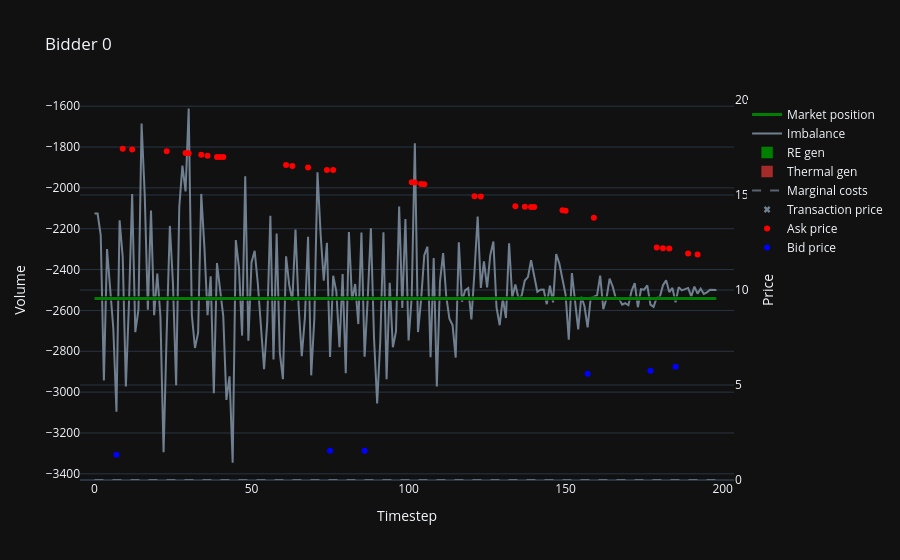
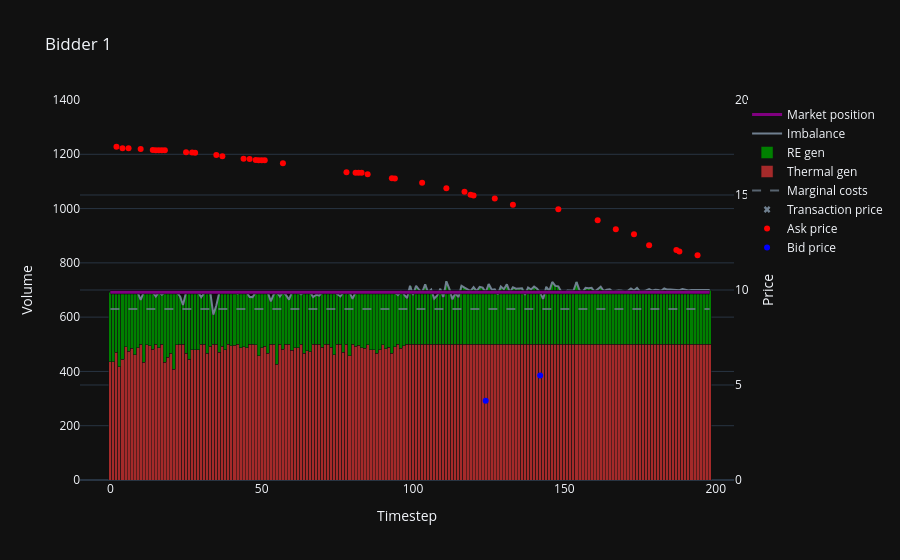
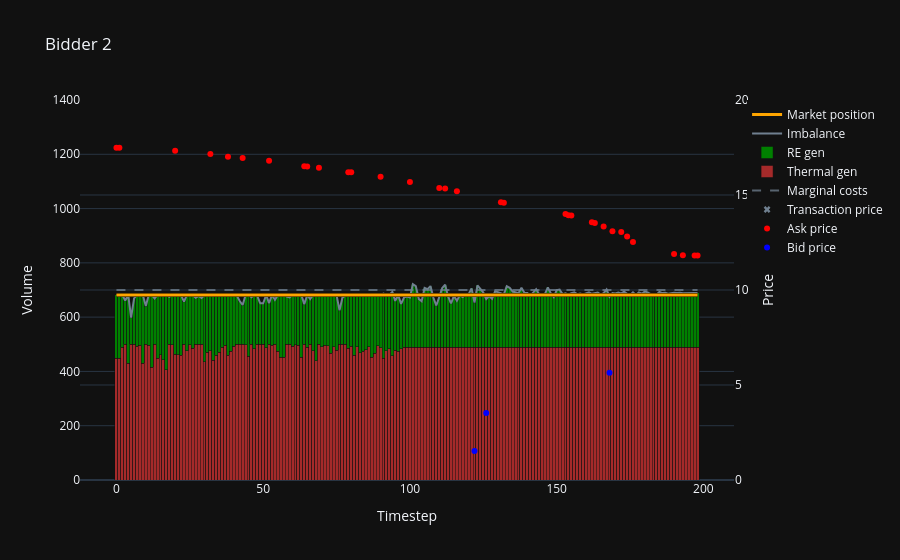
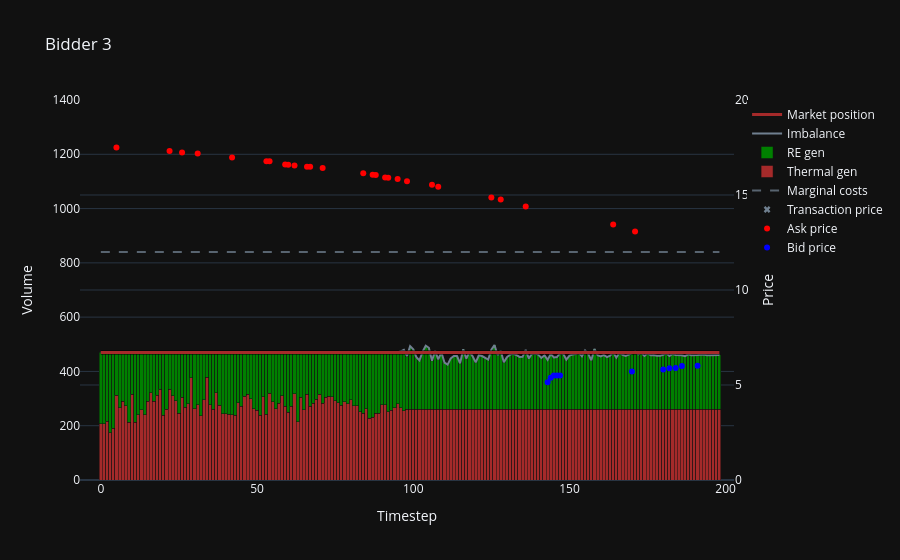

These figures' notebook cell, in order:
### Code cell
### Imbalance vs Production

for bidder in range(n):
    fig = go.Figure()

    # Add marker for 'bid price'
    fig.add_trace(go.Scatter(
        x=df_bid_logs.loc[(df_bid_logs['bidder'] == bidder) & (df_bid_logs['match_flag'] == 'bid')].index,
        y=df_bid_logs.loc[(df_bid_logs['bidder'] == bidder) & (df_bid_logs['match_flag'] == 'bid'), 'price'],
        mode='markers',
        name=f'Bid price',
        line=dict(width=2, color=bid_color),  # Adjust line width if necessary
        yaxis='y'
    ))

    # Add marker for 'ask price'
    fig.add_trace(go.Scatter(
        x=df_bid_logs.loc[(df_bid_logs['bidder'] == bidder) & (df_bid_logs['match_flag'] == 'ask')].index,
        y=df_bid_logs.loc[(df_bid_logs['bidder'] == bidder) & (df_bid_logs['match_flag'] == 'ask'), 'price'],
        mode='markers',
        name=f'Ask price',
        line=dict(width=2, color=ask_color),  # Adjust line width if necessary
        yaxis='y'
    ))

    # Add marker for 'transaction price'
    fig.add_trace(go.Scatter(
        x=df_bid_logs.loc[df_bid_logs['bidder'] == bidder].index,
        y=df_bid_logs.loc[df_bid_logs['bidder'] == bidder, 'transaction_price'],
        mode='markers',
        name=f'Transaction price',
        line=dict(width=2, color=match_color),
        marker=dict(symbol='x'), 
        yaxis='y'
    ))
    
    # Add line for 'Marginal costs'
    fig.add_trace(go.Scatter(
        x=df_bid_logs.index,
        y=[true_costs[bidder]] * len(df_bid_logs),
        mode='lines',
        name='Marginal costs',
        yaxis='y',
        opacity=0.75,
        line=dict(width=2, color=match_color, dash='dash')  # Adjust line width if necessary
    ))
    
    # Add bar for 'Thermal prod'
    fig.add_trace(go.Bar(
        x=df_x_th_gen[f'bidder_{bidder}'].index,
        y=df_x_th_gen[f'bidder_{bidder}'],
        name='Thermal gen',
        width=1,
        yaxis='y2',
        marker=dict(color='brown'),
    ))
    
    # Add bar for 'RE prod'
    fig.add_trace(go.Bar(
        x=df_x_re_gen[f'bidder_{bidder}'].index,
        y=df_x_re_gen[f'bidder_{bidder}'],
        name='RE gen',
        width=1,
        yaxis='y2',
        marker=dict(color='green'),
    ))
    
    # Add line for 'Imbalance'
    fig.add_trace(go.Scatter(
        x=df_imbalances[f'bidder_{bidder}'].index,
        y=df_imbalances[f'bidder_{bidder}'] + df_market_positions[f'bidder_{bidder}'],
        mode='lines',
        name='Imbalance',
        yaxis='y2',
        line=dict(width=2, color=match_color)  # Adjust line width if necessary
    ))
    
    # Add outline for 'market position'
    fig.add_trace(go.Scatter(
        x=df_market_positions[f'bidder_{bidder}'].index,
        y=df_market_positions[f'bidder_{bidder}'],
        mode='lines',
        name=f'Market position outline',
        showlegend=False,
        line=dict(width=4, color='black'),  # Adjust line width if necessary
        yaxis='y2'
    ))

    # Add line for 'market position'
    fig.add_trace(go.Scatter(
        x=df_market_positions[f'bidder_{bidder}'].index,
        y=df_market_positions[f'bidder_{bidder}'],
        mode='lines',
        name=f'Market position',
        line=dict(width=3, color=bidder_colors[bidder]),  # Adjust line width if necessary
        yaxis='y2'
    ))
    
    demand_mean = -2500
    max_imbalance = df_imbalances[f'bidder_{bidder}'].abs().max()
    
    range_y = [0, max_price]
    range_y2 = [0, 1400] if bidder != 0 else [demand_mean - max_imbalance, demand_mean + max_imbalance]
    
    # Update layout
    fig.update_layout(
        title=f'Bidder {bidder}',
        xaxis_title='Timestep',
        barmode='stack',
        #width=800,
        #height=600,
        yaxis=dict(
            title='Price', 
            side='right',
            overlaying='y2',
            position=1,
            range=range_y,
            tickcolor='black',
        ),
        yaxis2=dict(
            title='Volume',
            #side='right',
            position=0,
            range=range_y2,
            ticks='',
            ),
    )
    
    # Show the plot
    fig.show()

### Figure 1 — Plotly figure (JSON) as saved in the notebook; plotly's stock layout.template omitted (floating-point values rounded to 4 significant figures; data arrays with more than 128 entries replaced by an {"elided": "..."} marker saying what was removed)
{"data": [{"line": {"color": "blue", "width": 2}, "mode": "markers", "name": "Bid price", "x": [7, 75, 86, 157, 177, 185], "y": [1.332, 1.542, 1.542, 5.597, 5.753, 5.957], "yaxis": "y", "type": "scatter"}, {"line": {"color": "red", "width": 2}, "mode": "markers", "name": "Ask price", "x": [9, 12, 23, 29, 30, 34, 36, 39, 40, 41, 61, 63, 68, 74, 76, 101, 102, 104, 105, 121, 123, 134, 137, 139, 140, 149, 150, 159, 179, 181, 183, 189, 192], "y": [17.43, 17.39, 17.3, 17.21, 17.2, 17.12, 17.07, 17.0, 17.0, 17.0, 16.59, 16.52, 16.45, 16.31, 16.31, 15.66, 15.66, 15.58, 15.57, 14.94, 14.92, 14.41, 14.38, 14.37, 14.37, 14.19, 14.17, 13.8, 12.24, 12.2, 12.18, 11.91, 11.87], "yaxis": "y", "type": "scatter"}, {"line": {"color": "slategrey", "width": 2}, "marker": {"symbol": "x"}, "mode": "markers", "name": "Transaction price", "x": [7, 9, 12, 23, 29, 30, 34, 36, 39, 40, 41, 61, 63, 68, 74, 75, 76, 86, 101, 102, 104, 105, 121, 123, 134, 137, 139, 140, 149, 150, 157, 159, 177, 179, 181, 183, 185, 189, 192], "y": [null, null, null, null, null, null, null, null, null, null, null, null, null, null, null, null, null, null, null, null, null, null, null, null, null, null, null, null, null, null, null, null, null, null, null, null, null, null, null], "yaxis": "y", "type": "scatter"}, {"line": {"color": "slategrey", "dash": "dash", "width": 2}, "mode": "lines", "name": "Marginal costs", "opacity": 0.75, "x": {"elided": "199 int values"}, "y": {"elided": "199 int values"}, "yaxis": "y", "type": "scatter"}, {"marker": {"color": "brown"}, "name": "Thermal gen", "width": 1, "x": {"elided": "199 int values"}, "y": {"elided": "199 float values"}, "yaxis": "y2", "type": "bar"}, {"marker": {"color": "green"}, "name": "RE gen", "width": 1, "x": {"elided": "199 int values"}, "y": {"elided": "199 float values"}, "yaxis": "y2", "type": "bar"}, {"line": {"color": "slategrey", "width": 2}, "mode": "lines", "name": "Imbalance", "x": {"elided": "199 int values"}, "y": {"elided": "199 float values"}, "yaxis": "y2", "type": "scatter"}, {"line": {"color": "black", "width": 4}, "mode": "lines", "name": "Market position outline", "showlegend": false, "x": {"elided": "199 int values"}, "y": {"elided": "199 float values"}, "yaxis": "y2", "type": "scatter"}, {"line": {"color": "green", "width": 3}, "mode": "lines", "name": "Market position", "x": {"elided": "199 int values"}, "y": {"elided": "199 float values"}, "yaxis": "y2", "type": "scatter"}], "layout": {"yaxis": {"title": {"text": "Price"}, "side": "right", "overlaying": "y2", "position": 1, "range": [0, 20], "tickcolor": "black"}, "yaxis2": {"title": {"text": "Volume"}, "position": 0, "range": [-3430.0, -1570.0], "ticks": ""}, "title": {"text": "Bidder 0"}, "xaxis": {"title": {"text": "Timestep"}}, "barmode": "stack"}}

### Figure 2 — Plotly figure (JSON) as saved in the notebook; plotly's stock layout.template omitted (floating-point values rounded to 4 significant figures; data arrays with more than 128 entries replaced by an {"elided": "..."} marker saying what was removed)
{"data": [{"line": {"color": "blue", "width": 2}, "mode": "markers", "name": "Bid price", "x": [124, 142], "y": [4.175, 5.5], "yaxis": "y", "type": "scatter"}, {"line": {"color": "red", "width": 2}, "mode": "markers", "name": "Ask price", "x": [2, 4, 6, 10, 14, 15, 16, 17, 18, 25, 27, 28, 35, 37, 44, 46, 48, 49, 50, 51, 57, 78, 81, 82, 83, 85, 93, 94, 103, 111, 117, 119, 120, 127, 133, 148, 161, 167, 173, 178, 187, 188, 194], "y": [17.54, 17.47, 17.46, 17.42, 17.37, 17.36, 17.35, 17.35, 17.35, 17.24, 17.23, 17.23, 17.1, 17.04, 16.91, 16.89, 16.84, 16.83, 16.83, 16.82, 16.68, 16.19, 16.17, 16.17, 16.17, 16.09, 15.88, 15.87, 15.64, 15.35, 15.17, 15.01, 14.98, 14.82, 14.49, 14.25, 13.67, 13.2, 12.93, 12.36, 12.11, 12.03, 11.82], "yaxis": "y", "type": "scatter"}, {"line": {"color": "slategrey", "width": 2}, "marker": {"symbol": "x"}, "mode": "markers", "name": "Transaction price", "x": [2, 4, 6, 10, 14, 15, 16, 17, 18, 25, 27, 28, 35, 37, 44, 46, 48, 49, 50, 51, 57, 78, 81, 82, 83, 85, 93, 94, 103, 111, 117, 119, 120, 124, 127, 133, 142, 148, 161, 167, 173, 178, 187, 188, 194], "y": [null, null, null, null, null, null, null, null, null, null, null, null, null, null, null, null, null, null, null, null, null, null, null, null, null, null, null, null, null, null, null, null, null, null, null, null, null, null, null, null, null, null, null, null, null], "yaxis": "y", "type": "scatter"}, {"line": {"color": "slategrey", "dash": "dash", "width": 2}, "mode": "lines", "name": "Marginal costs", "opacity": 0.75, "x": {"elided": "199 int values"}, "y": {"elided": "199 int values"}, "yaxis": "y", "type": "scatter"}, {"marker": {"color": "brown"}, "name": "Thermal gen", "width": 1, "x": {"elided": "199 int values"}, "y": {"elided": "199 float values"}, "yaxis": "y2", "type": "bar"}, {"marker": {"color": "green"}, "name": "RE gen", "width": 1, "x": {"elided": "199 int values"}, "y": {"elided": "199 float values"}, "yaxis": "y2", "type": "bar"}, {"line": {"color": "slategrey", "width": 2}, "mode": "lines", "name": "Imbalance", "x": {"elided": "199 int values"}, "y": {"elided": "199 float values"}, "yaxis": "y2", "type": "scatter"}, {"line": {"color": "black", "width": 4}, "mode": "lines", "name": "Market position outline", "showlegend": false, "x": {"elided": "199 int values"}, "y": {"elided": "199 float values"}, "yaxis": "y2", "type": "scatter"}, {"line": {"color": "purple", "width": 3}, "mode": "lines", "name": "Market position", "x": {"elided": "199 int values"}, "y": {"elided": "199 float values"}, "yaxis": "y2", "type": "scatter"}], "layout": {"yaxis": {"title": {"text": "Price"}, "side": "right", "overlaying": "y2", "position": 1, "range": [0, 20], "tickcolor": "black"}, "yaxis2": {"title": {"text": "Volume"}, "position": 0, "range": [0, 1400], "ticks": ""}, "title": {"text": "Bidder 1"}, "xaxis": {"title": {"text": "Timestep"}}, "barmode": "stack"}}

### Figure 3 — Plotly figure (JSON) as saved in the notebook; plotly's stock layout.template omitted (floating-point values rounded to 4 significant figures; data arrays with more than 128 entries replaced by an {"elided": "..."} marker saying what was removed)
{"data": [{"line": {"color": "blue", "width": 2}, "mode": "markers", "name": "Bid price", "x": [122, 126, 168], "y": [1.524, 3.524, 5.649], "yaxis": "y", "type": "scatter"}, {"line": {"color": "red", "width": 2}, "mode": "markers", "name": "Ask price", "x": [0, 1, 20, 32, 38, 43, 52, 64, 65, 69, 79, 80, 90, 100, 110, 112, 116, 131, 132, 153, 154, 155, 162, 163, 166, 169, 172, 174, 176, 190, 193, 197, 198], "y": [17.49, 17.49, 17.33, 17.16, 17.01, 16.95, 16.81, 16.51, 16.5, 16.44, 16.19, 16.19, 15.96, 15.68, 15.37, 15.34, 15.2, 14.62, 14.6, 13.99, 13.93, 13.92, 13.56, 13.53, 13.34, 13.09, 13.05, 12.82, 12.53, 11.89, 11.83, 11.82, 11.81], "yaxis": "y", "type": "scatter"}, {"line": {"color": "slategrey", "width": 2}, "marker": {"symbol": "x"}, "mode": "markers", "name": "Transaction price", "x": [0, 1, 20, 32, 38, 43, 52, 64, 65, 69, 79, 80, 90, 100, 110, 112, 116, 122, 126, 131, 132, 153, 154, 155, 162, 163, 166, 168, 169, 172, 174, 176, 190, 193, 197, 198], "y": [null, null, null, null, null, null, null, null, null, null, null, null, null, null, null, null, null, null, null, null, null, null, null, null, null, null, null, null, null, null, null, null, null, null, null, null], "yaxis": "y", "type": "scatter"}, {"line": {"color": "slategrey", "dash": "dash", "width": 2}, "mode": "lines", "name": "Marginal costs", "opacity": 0.75, "x": {"elided": "199 int values"}, "y": {"elided": "199 int values"}, "yaxis": "y", "type": "scatter"}, {"marker": {"color": "brown"}, "name": "Thermal gen", "width": 1, "x": {"elided": "199 int values"}, "y": {"elided": "199 float values"}, "yaxis": "y2", "type": "bar"}, {"marker": {"color": "green"}, "name": "RE gen", "width": 1, "x": {"elided": "199 int values"}, "y": {"elided": "199 float values"}, "yaxis": "y2", "type": "bar"}, {"line": {"color": "slategrey", "width": 2}, "mode": "lines", "name": "Imbalance", "x": {"elided": "199 int values"}, "y": {"elided": "199 float values"}, "yaxis": "y2", "type": "scatter"}, {"line": {"color": "black", "width": 4}, "mode": "lines", "name": "Market position outline", "showlegend": false, "x": {"elided": "199 int values"}, "y": {"elided": "199 float values"}, "yaxis": "y2", "type": "scatter"}, {"line": {"color": "orange", "width": 3}, "mode": "lines", "name": "Market position", "x": {"elided": "199 int values"}, "y": {"elided": "199 float values"}, "yaxis": "y2", "type": "scatter"}], "layout": {"yaxis": {"title": {"text": "Price"}, "side": "right", "overlaying": "y2", "position": 1, "range": [0, 20], "tickcolor": "black"}, "yaxis2": {"title": {"text": "Volume"}, "position": 0, "range": [0, 1400], "ticks": ""}, "title": {"text": "Bidder 2"}, "xaxis": {"title": {"text": "Timestep"}}, "barmode": "stack"}}

### Figure 4 — Plotly figure (JSON) as saved in the notebook; plotly's stock layout.template omitted (floating-point values rounded to 4 significant figures; data arrays with more than 128 entries replaced by an {"elided": "..."} marker saying what was removed)
{"data": [{"line": {"color": "blue", "width": 2}, "mode": "markers", "name": "Bid price", "x": [143, 144, 145, 146, 147, 170, 180, 182, 184, 186, 191], "y": [5.143, 5.386, 5.501, 5.501, 5.501, 5.715, 5.821, 5.879, 5.898, 6.003, 6.018], "yaxis": "y", "type": "scatter"}, {"line": {"color": "red", "width": 2}, "mode": "markers", "name": "Ask price", "x": [5, 22, 26, 31, 42, 53, 54, 59, 60, 62, 66, 67, 71, 84, 87, 88, 91, 92, 95, 98, 106, 108, 125, 128, 136, 164, 171], "y": [17.5, 17.31, 17.23, 17.19, 16.98, 16.78, 16.77, 16.6, 16.59, 16.56, 16.49, 16.48, 16.42, 16.15, 16.07, 16.06, 15.92, 15.91, 15.84, 15.73, 15.54, 15.43, 14.86, 14.76, 14.4, 13.45, 13.08], "yaxis": "y", "type": "scatter"}, {"line": {"color": "slategrey", "width": 2}, "marker": {"symbol": "x"}, "mode": "markers", "name": "Transaction price", "x": [5, 22, 26, 31, 42, 53, 54, 59, 60, 62, 66, 67, 71, 84, 87, 88, 91, 92, 95, 98, 106, 108, 125, 128, 136, 143, 144, 145, 146, 147, 164, 170, 171, 180, 182, 184, 186, 191], "y": [null, null, null, null, null, null, null, null, null, null, null, null, null, null, null, null, null, null, null, null, null, null, null, null, null, null, null, null, null, null, null, null, null, null, null, null, null, null], "yaxis": "y", "type": "scatter"}, {"line": {"color": "slategrey", "dash": "dash", "width": 2}, "mode": "lines", "name": "Marginal costs", "opacity": 0.75, "x": {"elided": "199 int values"}, "y": {"elided": "199 int values"}, "yaxis": "y", "type": "scatter"}, {"marker": {"color": "brown"}, "name": "Thermal gen", "width": 1, "x": {"elided": "199 int values"}, "y": {"elided": "199 float values"}, "yaxis": "y2", "type": "bar"}, {"marker": {"color": "green"}, "name": "RE gen", "width": 1, "x": {"elided": "199 int values"}, "y": {"elided": "199 float values"}, "yaxis": "y2", "type": "bar"}, {"line": {"color": "slategrey", "width": 2}, "mode": "lines", "name": "Imbalance", "x": {"elided": "199 int values"}, "y": {"elided": "199 float values"}, "yaxis": "y2", "type": "scatter"}, {"line": {"color": "black", "width": 4}, "mode": "lines", "name": "Market position outline", "showlegend": false, "x": {"elided": "199 int values"}, "y": {"elided": "199 float values"}, "yaxis": "y2", "type": "scatter"}, {"line": {"color": "brown", "width": 3}, "mode": "lines", "name": "Market position", "x": {"elided": "199 int values"}, "y": {"elided": "199 float values"}, "yaxis": "y2", "type": "scatter"}], "layout": {"yaxis": {"title": {"text": "Price"}, "side": "right", "overlaying": "y2", "position": 1, "range": [0, 20], "tickcolor": "black"}, "yaxis2": {"title": {"text": "Volume"}, "position": 0, "range": [0, 1400], "ticks": ""}, "title": {"text": "Bidder 3"}, "xaxis": {"title": {"text": "Timestep"}}, "barmode": "stack"}}
